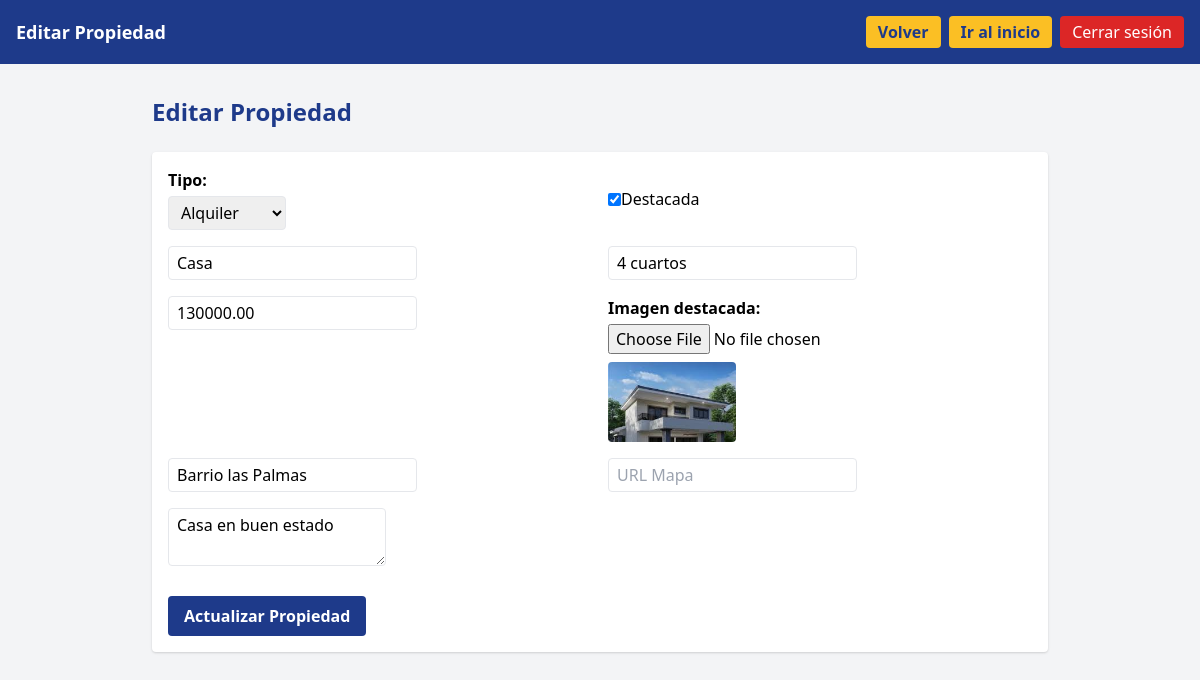
Page /agente/editar.php?id=1 (signed in) on the earlier database version.
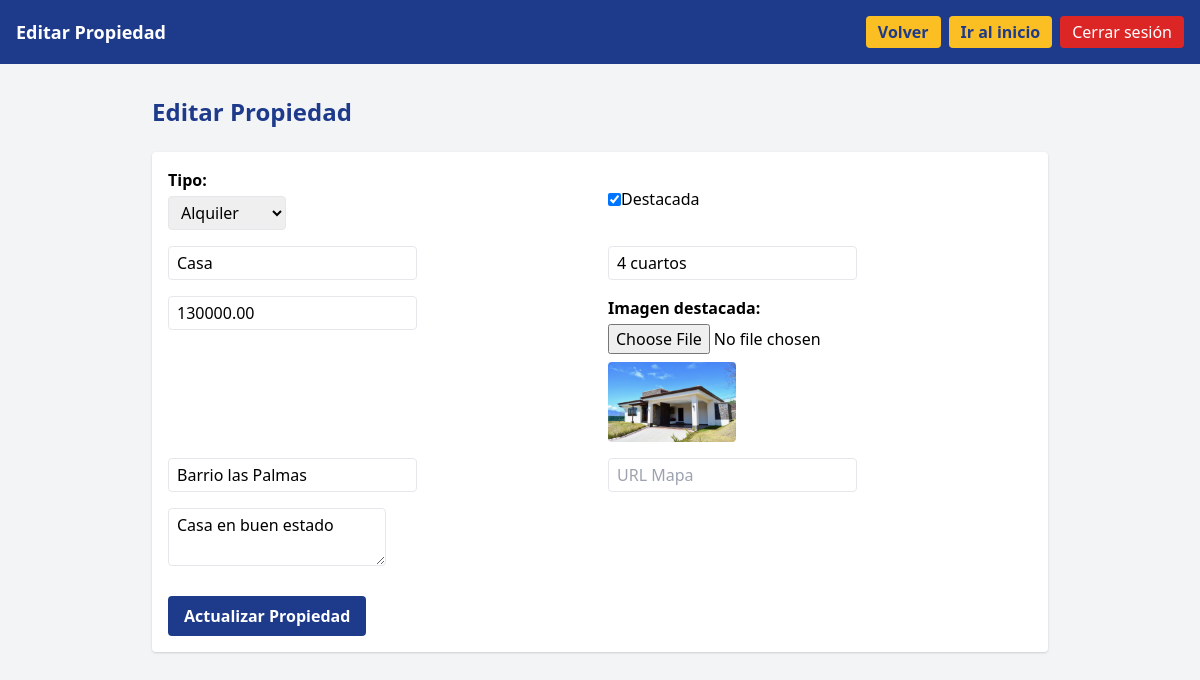
Same page on the later database version.
### tables this page shows
CREATE TABLE `propiedades` (
  `id` int(11) NOT NULL,
  `tipo` enum('alquiler','venta') NOT NULL,
  `destacada` tinyint(1) DEFAULT 0,
  `titulo` varchar(100) NOT NULL,
  `descripcion_breve` varchar(255) NOT NULL,
  `precio` decimal(12,2) NOT NULL,
  `agente_id` int(11) NOT NULL,
  `imagen_destacada` varchar(255) DEFAULT NULL,
  `descripcion_larga` text DEFAULT NULL,
  `mapa` varchar(255) DEFAULT NULL,
  `ubicacion` varchar(255) DEFAULT NULL,
  `fecha_creacion` timestamp NOT NULL DEFAULT current_timestamp()
);

### agente/editar.php (the view, shortened to what this page needs)
<?php
require_once '../includes/db.php';
$id = $_GET['id'] ?? 0;
$id_agente = $_SESSION['id'];
$p = $conn->query("SELECT * FROM propiedades WHERE id=$id AND agente_id=$id_agente")->fetch_assoc();
?>
<!DOCTYPE html>
<html lang="es">
<head>
    <link href="https://cdn.jsdelivr.net/npm/tailwindcss@2.2.19/dist/tailwind.min.css" rel="stylesheet">
</head>
<body class="bg-gray-100 min-h-screen">
    <header class="bg-blue-900 text-white p-4 flex justify-between items-center">
        <span class="font-bold text-lg">Editar Propiedad</span>
        <div class="flex gap-2">
            <a href="propiedades.php" class="bg-yellow-400 text-blue-900 px-3 py-1 rounded font-bold">Volver</a>
            <a href="../index.php" class="bg-yellow-400 text-blue-900 px-3 py-1 rounded font-bold">Ir al inicio</a>
            <form action="../login.php" method="post">
                <button type="submit" name="logout" class="bg-red-600 text-white px-3 py-1 rounded">Cerrar sesión</button>
            </form>
        </div>
    </header>
    <main class="max-w-4xl mx-auto py-8">
        <h1 class="text-2xl font-bold mb-6 text-blue-900">Editar Propiedad</h1>
        <form method="post" enctype="multipart/form-data" class="bg-white p-4 rounded shadow space-y-4">
            <div class="grid grid-cols-2 gap-4 mb-2">
                <div>
                    <label class="block font-semibold mb-1">Tipo:</label>
                    <select name="tipo" class="border rounded px-2 py-1" required>
                        <option value="alquiler" <?= $p['tipo']=='alquiler'?'selected':'' ?>>Alquiler</option>
                    </select>
                </div>
                <div class="flex items-center">
                    <label class="flex items-center"><input type="checkbox" name="destacada" <?= $p['destacada']?'checked':'' ?>> Destacada</label>
                </div>
                <div>
                    <input type="text" name="titulo" value="<?= htmlspecialchars($p['titulo']) ?>" placeholder="Título" class="border rounded px-2 py-1" required>
                </div>
                <div>
                    <input type="text" name="descripcion_breve" value="<?= htmlspecialchars($p['descripcion_breve']) ?>" placeholder="Descripción breve" class="border rounded px-2 py-1" required>
                </div>
                <div>
                    <input type="number" name="precio" value="<?= htmlspecialchars($p['precio']) ?>" placeholder="Precio" class="border rounded px-2 py-1" required>
                </div>
                <div>
                    <label class="block font-semibold mb-1">Imagen destacada:</label>
                    <input type="file" name="imagen_destacada" accept="image/*" class="w-full">
                    <?php if($p['imagen_destacada']): ?>
                    <img src="../<?= htmlspecialchars($p['imagen_destacada']) ?>" class="h-20 w-32 object-cover rounded mt-2" alt="Imagen actual">
                    <?php endif; ?>
                </div>
                <div>
                    <input type="text" name="ubicacion" value="<?= htmlspecialchars($p['ubicacion']) ?>" placeholder="Ubicación" class="border rounded px-2 py-1">
                </div>
                <div>
                    <input type="text" name="mapa" value="<?= htmlspecialchars($p['mapa']) ?>" placeholder="URL Mapa" class="border rounded px-2 py-1">
                </div>
                <div class="col-span-2">
                    <textarea name="descripcion_larga" placeholder="Descripción larga" class="border rounded px-2 py-1" required><?= htmlspecialchars($p['descripcion_larga']) ?></textarea>
                </div>
            </div>
            <button type="submit" class="bg-blue-900 text-white px-4 py-2 rounded font-bold">Actualizar Propiedad</button>
        </form>
    </main>
</body>
</html>

Differences in the rows shown:
changed propiedades "Alquiler": imagen_destacada: a different picture
